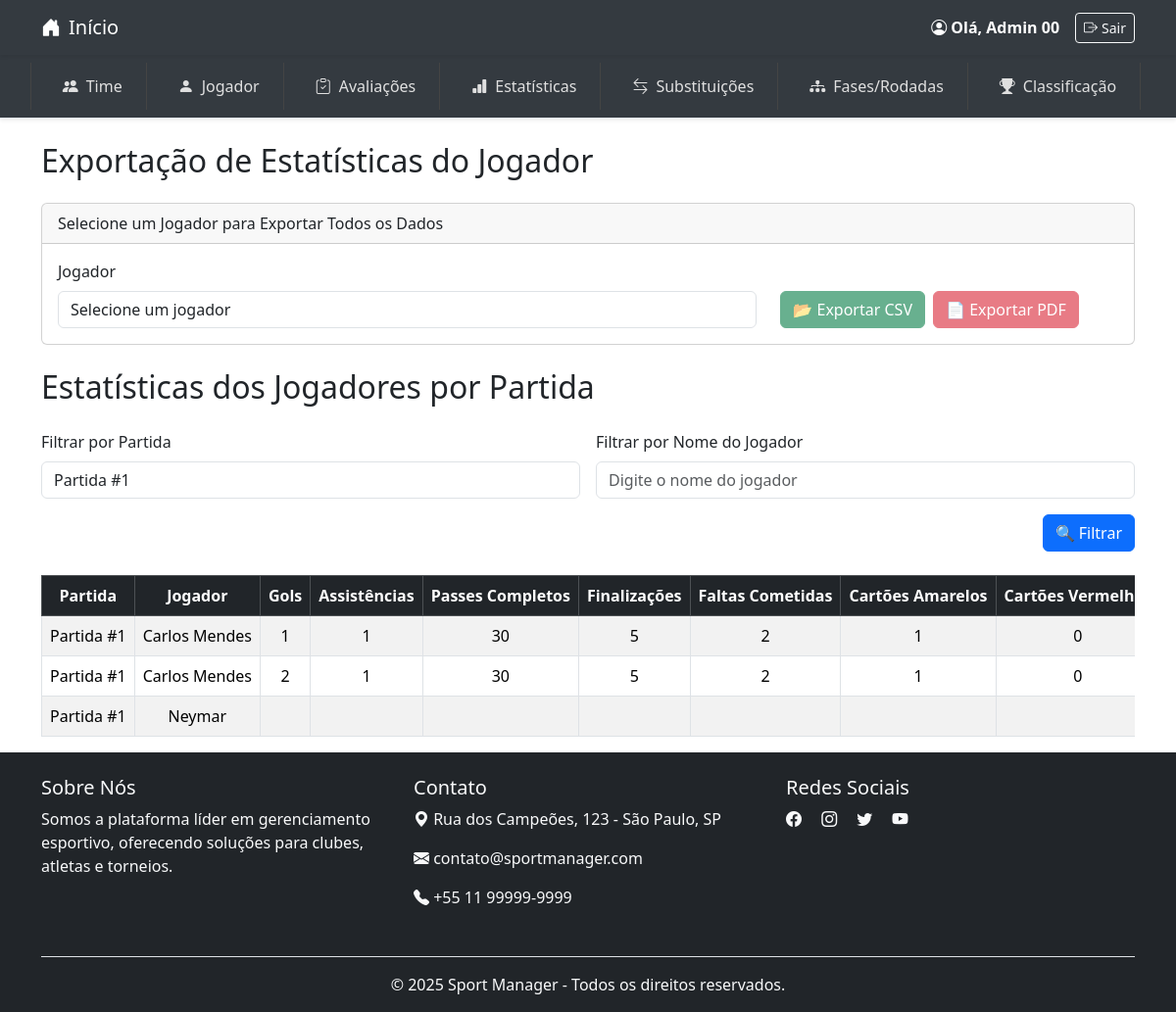
The page /public/views/estatistica/vizualizar_estatistica_jogador.php?partida_id=1 (signed in) on the database its author committed.
### tables this page shows
CREATE TABLE `estatisticas_partida` (
  `id` int NOT NULL AUTO_INCREMENT,
  `partida_id` int NOT NULL,
  `jogador_id` int NOT NULL,
  `gols` int DEFAULT NULL,
  `assistencias` int DEFAULT NULL,
  `passes_completos` int DEFAULT NULL,
  `finalizacoes` int DEFAULT NULL,
  `faltas_cometidas` int DEFAULT NULL,
  `cartoes_amarelos` int DEFAULT NULL,
  `cartoes_vermelhos` int DEFAULT NULL,
  `minutos_jogados` int DEFAULT NULL,
  `substituicoes` int DEFAULT NULL,
  PRIMARY KEY (`id`),
  KEY `idx_partida` (`partida_id`),
  KEY `idx_jogador` (`jogador_id`)
);

CREATE TABLE `jogadores` (
  `id` int NOT NULL AUTO_INCREMENT,
  `nome` varchar(100) NOT NULL,
  `idade` int NOT NULL,
  `nacionalidade` varchar(50) DEFAULT NULL,
  `posicao` enum('Goleiro','Zagueiro','Lateral','Meia','Atacante') NOT NULL,
  `time_id` int DEFAULT NULL,
  PRIMARY KEY (`id`),
  KEY `time_id` (`time_id`)
);

### public/views/estatistica/vizualizar_estatistica_jogador.php (the view, shortened to what this page needs)
<?php
require_once __DIR__ . '/../../../config/database.php';
?>
<?php include '../cabecalho/header.php'; ?>
<?php
$tipo = strtolower($_SESSION['usuario_tipo'] ?? '');
switch ($tipo) {
    case 'administrador':
        include '../cabecalho/tabela_administrativa.php';
        break;
}
?>
<!DOCTYPE html>
<html lang="pt-br">
<head>
    <link href="../../../assets/css/bootstrap.min.css" rel="stylesheet">
</head>
<body>
    <div class="container mt-4">
        <h2 class="mb-4">Exportação de Estatísticas do Jogador</h2>
        <div class="card mb-4">
            <div class="card-header">Selecione um Jogador para Exportar Todos os Dados</div>
            <div class="card-body">
                <div class="row">
                    <div class="col-md-8">
                        <label for="selecionar_jogador" class="form-label">Jogador</label>
                        <select class="form-control" id="selecionar_jogador">
                            <option value="">Selecione um jogador</option>
                        </select>
                    </div>
                    <div class="col-md-4 d-flex align-items-end">
                        <a id="exportar_csv" href="#" class="btn btn-success me-2 disabled">📂 Exportar CSV</a>
                        <a id="exportar_pdf" href="#" class="btn btn-danger disabled">📄 Exportar PDF</a>
                    </div>
                </div>
            </div>
        </div>
        <h2 class="mb-4">Estatísticas dos Jogadores por Partida</h2>
        <form method="GET" class="mb-4">
            <div class="row g-3">
                <div class="col-md-6">
                    <label for="partida_id" class="form-label">Filtrar por Partida</label>
                    <select class="form-control" name="partida_id">
                        <?php
                    $queryPartidas = "SELECT DISTINCT partida_id FROM estatisticas_partida ORDER BY partida_id DESC";
                    $resultPartidas = $conn->query($queryPartidas);
                    while ($row = $resultPartidas->fetch_assoc()) {
                        $selected = (isset($_GET['partida_id']) && $_GET['partida_id'] == $row['partida_id']) ? "selected" : "";
                        echo "<option value='{$row['partida_id']}' $selected>Partida #{$row['partida_id']}</option>";
                    }
                    ?>
                    </select>
                </div>
                <div class="col-md-6">
                    <label for="jogador_nome" class="form-label">Filtrar por Nome do Jogador</label>
                    <input type="text" class="form-control" name="jogador_nome" placeholder="Digite o nome do jogador"
                        value="<?= isset($_GET['jogador_nome']) ? htmlspecialchars($_GET['jogador_nome']) : '' ?>">
                </div>
                <div class="col-12 d-flex justify-content-end">
                    <button type="submit" class="btn btn-primary">🔍 Filtrar</button>
                </div>
            </div>
        </form>
        <div class="content">
            <div class="table-responsive">
                <table class="table table-striped table-bordered text-center align-middle">
                    <thead class="table-dark">
                        <tr>
                            <th class="text-nowrap">Partida</th>
                            <th class="text-nowrap">Jogador</th>
                            <th class="text-nowrap">Gols</th>
                            <th class="text-nowrap">Assistências</th>
                            <th class="text-nowrap">Passes Completos</th>
                            <th class="text-nowrap">Finalizações</th>
                            <th class="text-nowrap">Faltas Cometidas</th>
                            <th class="text-nowrap">Cartões Amarelos</th>
                            <th class="text-nowrap">Cartões Vermelhos</th>
                        </tr>
                    </thead>
                    <tbody>
                        <?php
                    $query = "SELECT e.partida_id, j.id AS jogador_id, j.nome AS jogador_nome, e.gols, e.assistencias,
                                     e.passes_completos, e.finalizacoes, e.faltas_cometidas,
                                     e.cartoes_amarelos, e.cartoes_vermelhos, e.minutos_jogados, e.substituicoes
                              FROM estatisticas_partida e
                              JOIN jogadores j ON e.jogador_id = j.id
                              WHERE 1";
                    if (!empty($_GET['partida_id'])) {
                        $query .= " AND e.partida_id = " . intval($_GET['partida_id']);
                    }
                    $query .= " ORDER BY e.partida_id DESC";
                    $result = $conn->query($query);
                    if ($result->num_rows > 0) {
                        while ($row = $result->fetch_assoc()) {
                            echo "<tr>
                                    <td class='text-nowrap'>Partida #{$row['partida_id']}</td>
                                    <td class='text-nowrap'>{$row['jogador_nome']}</td>
                                    <td class='text-nowrap'>{$row['gols']}</td>
                                    <td class='text-nowrap'>{$row['assistencias']}</td>
                                    <td class='text-nowrap'>{$row['passes_completos']}</td>
                                    <td class='text-nowrap'>{$row['finalizacoes']}</td>
                                    <td class='text-nowrap'>{$row['faltas_cometidas']}</td>
                                    <td class='text-nowrap'>{$row['cartoes_amarelos']}</td>
                                    <td class='text-nowrap'>{$row['cartoes_vermelhos']}</td>
                                    <td class='text-nowrap'>{$row['minutos_jogados']}</td>
                                    <td class='text-nowrap'>{$row['substituicoes']}</td>
                                  </tr>";
                        }
                    } else {
                        echo "<tr><td colspan='11' class='text-center p-4'>Nenhuma estatística registrada.</td></tr>";
                    }
                    ?>
                    </tbody>
                </table>
            </div>
        </div>
    </div>
    <?php include '../cabecalho/footer.php'; ?>
</body>
</html>

### rows shown on the page
estatisticas_partida: partida "1", jogador.nome "Carlos Mendes", gols "1", assistencias "1", passes_completos "30", finalizacoes "5", faltas_cometidas "2", cartoes_amarelos "1", cartoes_vermelhos "0"
estatisticas_partida: partida "1", jogador.nome "Carlos Mendes", gols "2", assistencias "1", passes_completos "30", finalizacoes "5", faltas_cometidas "2", cartoes_amarelos "1", cartoes_vermelhos "0"
estatisticas_partida: partida "1", jogador.nome "Neymar"

### other values the page prints
$_SESSION['usuario_nome'] "Admin 00"
